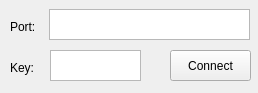
<?xml version="1.0" encoding="UTF-8"?>
<ui version="4.0">
 <class>MainWindow</class>
 <widget class="QMainWindow" name="MainWindow">
  <property name="windowModality">
   <enum>Qt::ApplicationModal</enum>
  </property>
  <property name="geometry">
   <rect>
    <x>0</x>
    <y>0</y>
    <width>258</width>
    <height>93</height>
   </rect>
  </property>
  <property name="sizePolicy">
   <sizepolicy hsizetype="Fixed" vsizetype="Fixed">
    <horstretch>0</horstretch>
    <verstretch>0</verstretch>
   </sizepolicy>
  </property>
  <property name="minimumSize">
   <size>
    <width>258</width>
    <height>93</height>
   </size>
  </property>
  <property name="maximumSize">
   <size>
    <width>258</width>
    <height>93</height>
   </size>
  </property>
  <property name="windowTitle">
   <string>Client</string>
  </property>
  <widget class="QWidget" name="centralwidget">
   <widget class="QPlainTextEdit" name="plainTextEdit">
    <property name="geometry">
     <rect>
      <x>49</x>
      <y>9</y>
      <width>201</width>
      <height>31</height>
     </rect>
    </property>
   </widget>
   <widget class="QPlainTextEdit" name="plainTextEdit_2">
    <property name="geometry">
     <rect>
      <x>50</x>
      <y>50</y>
      <width>91</width>
      <height>31</height>
     </rect>
    </property>
   </widget>
   <widget class="QPushButton" name="pushButton">
    <property name="geometry">
     <rect>
      <x>170</x>
      <y>50</y>
      <width>81</width>
      <height>31</height>
     </rect>
    </property>
    <property name="text">
     <string>Connect</string>
    </property>
   </widget>
   <widget class="QLabel" name="label">
    <property name="geometry">
     <rect>
      <x>10</x>
      <y>60</y>
      <width>41</width>
      <height>16</height>
     </rect>
    </property>
    <property name="text">
     <string>Key:</string>
    </property>
   </widget>
   <widget class="QLabel" name="label_2">
    <property name="geometry">
     <rect>
      <x>10</x>
      <y>20</y>
      <width>47</width>
      <height>13</height>
     </rect>
    </property>
    <property name="text">
     <string>Port:</string>
    </property>
   </widget>
  </widget>
 </widget>
 <resources/>
 <connections/>
</ui>
